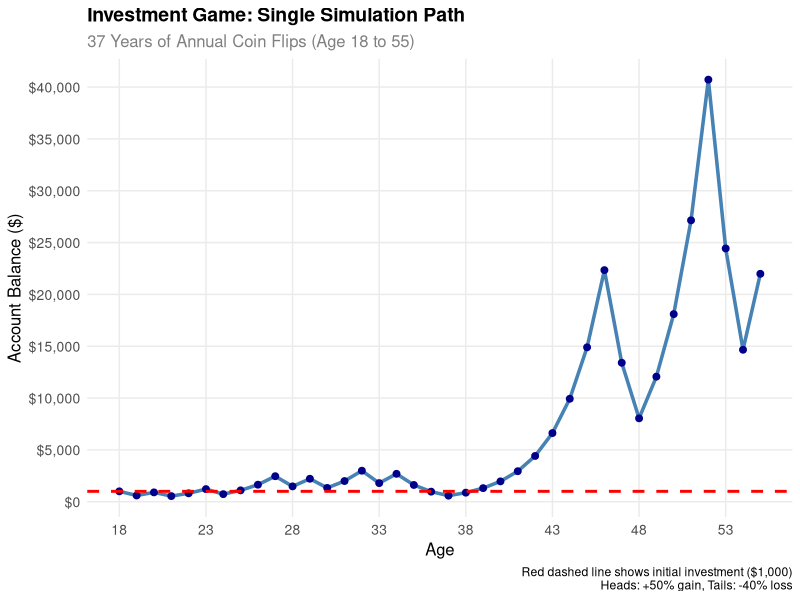
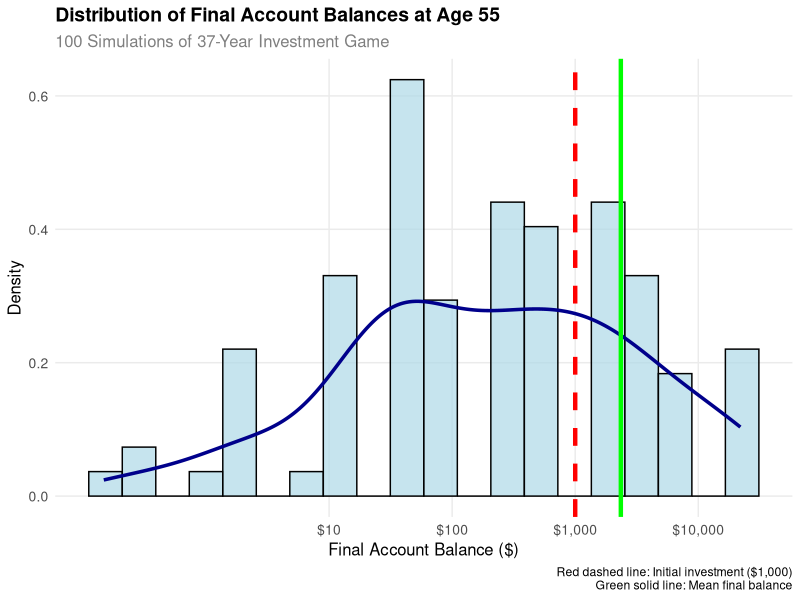
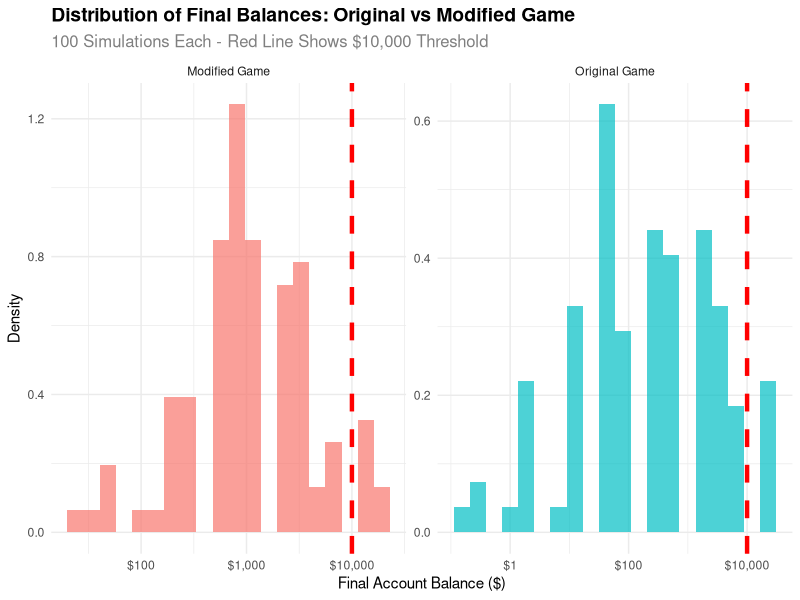
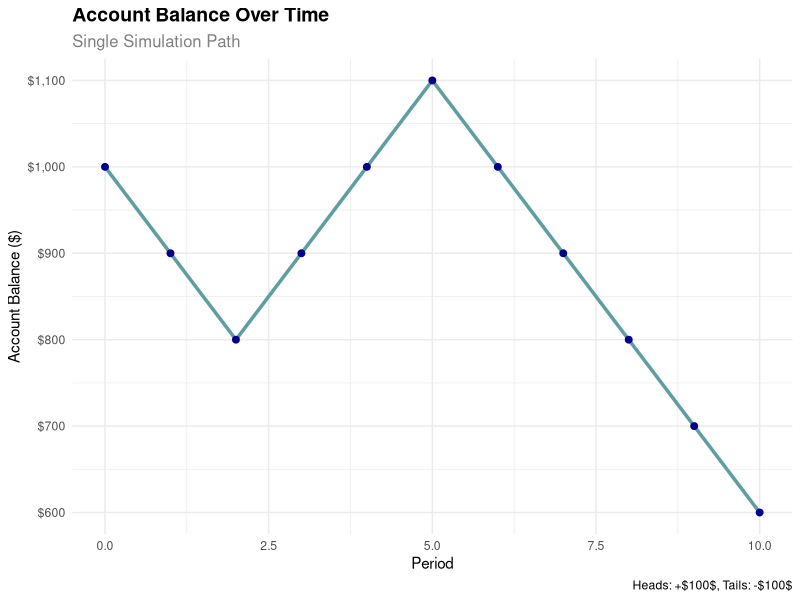
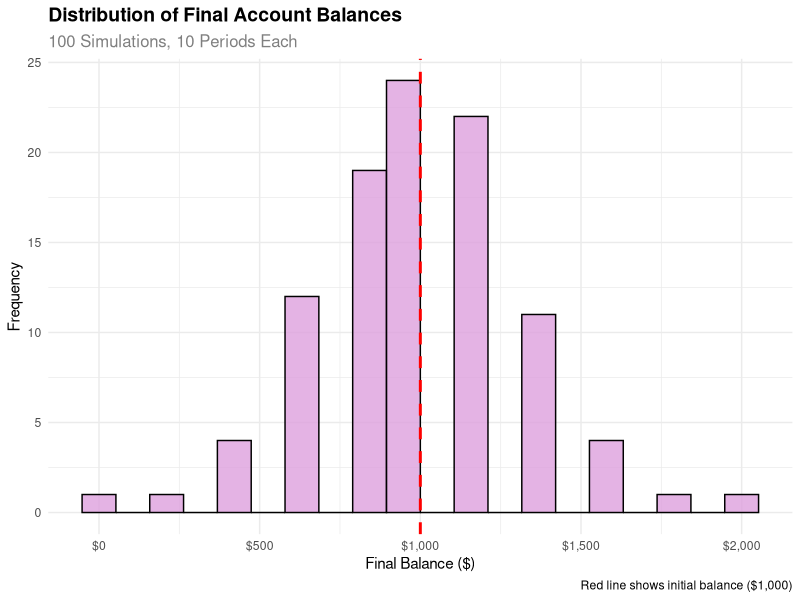

These figures' R source, in order:
## ---- chunk 1
#| label: expected-value-r
#| fig-cap: R calculation of expected value after 1 coin flip
#| echo: false

# Game parameters
initial_balance <- 1000
heads_multiplier <- 1.5  # +50% gain
tails_multiplier <- 0.6  # -40% loss
prob_heads <- 0.5
prob_tails <- 0.5

# Calculate possible outcomes
balance_heads <- initial_balance * heads_multiplier
balance_tails <- initial_balance * tails_multiplier

# Calculate expected value
expected_value <- prob_heads * balance_heads + prob_tails * balance_tails

# Display results
cat("Initial Balance: $", initial_balance, "\n")
cat("Balance if Heads (+50%): $", balance_heads, "\n")
cat("Balance if Tails (-40%): $", balance_tails, "\n")
cat("Probability of Heads: ", prob_heads, "\n")
cat("Probability of Tails: ", prob_tails, "\n")
cat("Expected Value: $", expected_value, "\n")
cat("Expected Gain/Loss: $", expected_value - initial_balance, "\n")
## ---- chunk 2
#| label: single-simulation-r
#| fig-cap: R single simulation of investment game over 37 years
#| echo: false

suppressPackageStartupMessages(library(tidyverse))
suppressPackageStartupMessages(library(ggplot2))

# Set seed for reproducibility
set.seed(123)

# Game parameters
initial_balance <- 1000
initial_age <- 18
final_age <- 55
n_years <- final_age - initial_age
heads_multiplier <- 1.5  # +50% gain
tails_multiplier <- 0.6  # -40% loss

# Simulate one complete path
simulate_investment_path <- function(initial_balance, n_years) {
  balance <- initial_balance
  path <- numeric(n_years + 1)
  path[1] <- initial_balance
  
  for (year in 1:n_years) {
    coin_flip <- rbinom(1, 1, 0.5)  # 1 = heads, 0 = tails
    if (coin_flip == 1) {
      balance <- balance * heads_multiplier  # +50% gain
    } else {
      balance <- balance * tails_multiplier  # -40% loss
    }
    path[year + 1] <- balance
  }
  
  return(path)
}

# Run single simulation
simulation_path <- simulate_investment_path(initial_balance, n_years)

# Create data frame for plotting
simulation_data <- tibble(
  age = initial_age:final_age,
  balance = simulation_path,
  year = 0:n_years
)

# Create the plot
p <- ggplot(simulation_data, aes(x = age, y = balance)) +
  geom_line(color = "steelblue", linewidth = 1.2) +
  geom_point(color = "darkblue", size = 2) +
  geom_hline(yintercept = initial_balance, color = "red", linetype = "dashed", linewidth = 1) +
  labs(
    title = "Investment Game: Single Simulation Path",
    subtitle = paste("37 Years of Annual Coin Flips (Age 18 to 55)"),
    x = "Age",
    y = "Account Balance ($)",
    caption = "Red dashed line shows initial investment ($1,000)\nHeads: +50% gain, Tails: -40% loss"
  ) +
  scale_y_continuous(
    labels = scales::dollar_format(),
    breaks = seq(0, max(simulation_data$balance) * 1.2, by = 5000)
  ) +
  scale_x_continuous(breaks = seq(18, 55, by = 5)) +
  theme_minimal() +
  theme(
    plot.title = element_text(size = 14, face = "bold"),
    plot.subtitle = element_text(size = 12, color = "gray50"),
    axis.title = element_text(size = 12),
    axis.text = element_text(size = 10),
    panel.grid.minor = element_blank()
  )

# Display the plot
print(p)

# Summary statistics
final_balance <- simulation_data$balance[nrow(simulation_data)]
total_return <- (final_balance - initial_balance) / initial_balance * 100
max_balance <- max(simulation_data$balance)
min_balance <- min(simulation_data$balance)

cat("\n=== SIMULATION SUMMARY ===\n")
cat("Initial Balance (Age 18): $", format(initial_balance, big.mark = ","), "\n")
cat("Final Balance (Age 55): $", format(final_balance, big.mark = ","), "\n")
cat("Total Return: ", round(total_return, 1), "%\n")
cat("Maximum Balance: $", format(max_balance, big.mark = ","), "\n")
cat("Minimum Balance: $", format(min_balance, big.mark = ","), "\n")
cat("Years with gains: ", sum(diff(simulation_data$balance) > 0), "\n")
cat("Years with losses: ", sum(diff(simulation_data$balance) < 0), "\n")
## ---- chunk 3
#| label: multiple-simulations-r
#| fig-cap: R distribution of final balances from 100 simulations
#| echo: false

suppressPackageStartupMessages(library(tidyverse))
suppressPackageStartupMessages(library(ggplot2))

# Set seed for reproducibility
set.seed(456)

# Game parameters
initial_balance <- 1000
initial_age <- 18
final_age <- 55
n_years <- final_age - initial_age
n_simulations <- 100
heads_multiplier <- 1.5  # +50% gain
tails_multiplier <- 0.6  # -40% loss

# Function to simulate one complete path and return final balance
simulate_final_balance <- function(initial_balance, n_years) {
  balance <- initial_balance
  
  for (year in 1:n_years) {
    coin_flip <- rbinom(1, 1, 0.5)  # 1 = heads, 0 = tails
    if (coin_flip == 1) {
      balance <- balance * heads_multiplier  # +50% gain
    } else {
      balance <- balance * tails_multiplier  # -40% loss
    }
  }
  
  return(balance)
}

# Run 100 simulations
final_balances <- replicate(n_simulations, simulate_final_balance(initial_balance, n_years))

# Create data frame for analysis
simulation_results <- tibble(
  simulation = 1:n_simulations,
  final_balance = final_balances
)

# Create histogram with density overlay
p <- ggplot(simulation_results, aes(x = final_balance)) +
  geom_histogram(aes(y = after_stat(density)), bins = 20, 
                 fill = "lightblue", alpha = 0.7, color = "black") +
  geom_density(color = "darkblue", linewidth = 1.2) +
  geom_vline(xintercept = initial_balance, color = "red", linetype = "dashed", linewidth = 1.5,
             label = "Initial Investment") +
  geom_vline(xintercept = mean(final_balances), color = "green", linetype = "solid", linewidth = 1.5,
             label = "Mean Final Balance") +
  labs(
    title = "Distribution of Final Account Balances at Age 55",
    subtitle = paste("100 Simulations of 37-Year Investment Game"),
    x = "Final Account Balance ($)",
    y = "Density",
    caption = "Red dashed line: Initial investment ($1,000)\nGreen solid line: Mean final balance"
  ) +
  scale_x_continuous(
    labels = scales::dollar_format(),
    trans = "log10",
    breaks = c(10, 100, 1000, 10000, 100000)
  ) +
  theme_minimal() +
  theme(
    plot.title = element_text(size = 14, face = "bold"),
    plot.subtitle = element_text(size = 12, color = "gray50"),
    axis.title = element_text(size = 12),
    axis.text = element_text(size = 10),
    panel.grid.minor = element_blank()
  )

# Display the plot
print(p)

# Summary statistics
mean_balance <- mean(final_balances)
median_balance <- median(final_balances)
sd_balance <- sd(final_balances)
min_balance <- min(final_balances)
max_balance <- max(final_balances)
prob_above_initial <- mean(final_balances > initial_balance)
prob_above_10000 <- mean(final_balances > 10000)

cat("\n=== 100 SIMULATIONS SUMMARY ===\n")
cat("Initial Investment: $", format(initial_balance, big.mark = ","), "\n")
cat("Mean Final Balance: $", format(mean_balance, big.mark = ",", digits = 2), "\n")
cat("Median Final Balance: $", format(median_balance, big.mark = ",", digits = 2), "\n")
cat("Standard Deviation: $", format(sd_balance, big.mark = ",", digits = 2), "\n")
cat("Minimum Final Balance: $", format(min_balance, big.mark = ",", digits = 2), "\n")
cat("Maximum Final Balance: $", format(max_balance, big.mark = ",", digits = 2), "\n")
cat("Probability > $1,000: ", round(prob_above_initial * 100, 1), "%\n")
cat("Probability > $10,000: ", round(prob_above_10000 * 100, 1), "%\n")
cat("Expected Value (1 year): $", format(initial_balance * 1.05, big.mark = ","), "\n")
cat("Expected Value (37 years): $", format(initial_balance * (1.05^37), big.mark = ",", digits = 2), "\n")
## ---- chunk 4
#| label: probability-analysis-r
#| fig-cap: R probability analysis of final balances
#| echo: false

# Use the same simulation results from the previous analysis
# (This assumes the previous code chunk was run)

# Calculate probability of ending above $1,000
prob_above_1000 <- mean(final_balances > 1000)

# Calculate additional probability thresholds
prob_above_500 <- mean(final_balances > 500)
prob_above_2000 <- mean(final_balances > 2000)
prob_above_5000 <- mean(final_balances > 5000)
prob_above_10000 <- mean(final_balances > 10000)

# Calculate percentiles
percentiles <- quantile(final_balances, probs = c(0.1, 0.25, 0.5, 0.75, 0.9, 0.95, 0.99))

cat("\n=== PROBABILITY ANALYSIS ===\n")
cat("Probability > $500: ", round(prob_above_500 * 100, 1), "%\n")
cat("Probability > $1,000: ", round(prob_above_1000 * 100, 1), "%\n")
cat("Probability > $2,000: ", round(prob_above_2000 * 100, 1), "%\n")
cat("Probability > $5,000: ", round(prob_above_5000 * 100, 1), "%\n")
cat("Probability > $10,000: ", round(prob_above_10000 * 100, 1), "%\n")

cat("\n=== PERCENTILE ANALYSIS ===\n")
cat("10th Percentile: $", format(percentiles[1], big.mark = ",", digits = 2), "\n")
cat("25th Percentile: $", format(percentiles[2], big.mark = ",", digits = 2), "\n")
cat("50th Percentile (Median): $", format(percentiles[3], big.mark = ",", digits = 2), "\n")
cat("75th Percentile: $", format(percentiles[4], big.mark = ",", digits = 2), "\n")
cat("90th Percentile: $", format(percentiles[5], big.mark = ",", digits = 2), "\n")
cat("95th Percentile: $", format(percentiles[6], big.mark = ",", digits = 2), "\n")
cat("99th Percentile: $", format(percentiles[7], big.mark = ",", digits = 2), "\n")

# Create a probability summary table
prob_summary <- tibble(
  Threshold = c("$500", "$1,000", "$2,000", "$5,000", "$10,000"),
  Probability = c(prob_above_500, prob_above_1000, prob_above_2000, prob_above_5000, prob_above_10000),
  Percentage = round(c(prob_above_500, prob_above_1000, prob_above_2000, prob_above_5000, prob_above_10000) * 100, 1)
)

cat("\n=== PROBABILITY SUMMARY TABLE ===\n")
print(prob_summary)
## ---- chunk 5
#| label: strategy-comparison-r
#| fig-cap: R comparison of original vs modified game strategies
#| echo: false

suppressPackageStartupMessages(library(tidyverse))
suppressPackageStartupMessages(library(ggplot2))

# Set seed for reproducibility
set.seed(789)

# Game parameters
initial_balance <- 1000
initial_age <- 18
final_age <- 55
n_years <- final_age - initial_age
n_simulations <- 100

# Function to simulate modified game strategy
simulate_modified_game <- function(initial_balance, n_years) {
  balance <- initial_balance
  
  for (year in 1:n_years) {
    # Calculate bet (50% of current balance)
    bet <- balance * 0.5
    
    # Coin flip
    coin_flip <- rbinom(1, 1, 0.5)  # 1 = heads, 0 = tails
    
    if (coin_flip == 1) {
      # Heads: bet increases by 50%
      bet_outcome <- bet * 1.5
    } else {
      # Tails: bet decreases by 40%
      bet_outcome <- bet * 0.6
    }
    
    # New balance = safe 50% + bet outcome
    balance <- (balance - bet) + bet_outcome
  }
  
  return(balance)
}

# Run 100 simulations for modified game
modified_final_balances <- replicate(n_simulations, simulate_modified_game(initial_balance, n_years))

# Calculate probabilities for modified game
prob_modified_above_1000 <- mean(modified_final_balances > 1000)
prob_modified_above_10000 <- mean(modified_final_balances > 10000)

# Get original game probabilities (from previous analysis)
prob_original_above_1000 <- mean(final_balances > 1000)
prob_original_above_10000 <- mean(final_balances > 10000)

# Create comparison data frame
comparison_data <- tibble(
  Strategy = c("Original Game", "Modified Game"),
  Prob_Above_1000 = c(prob_original_above_1000, prob_modified_above_1000),
  Prob_Above_10000 = c(prob_original_above_10000, prob_modified_above_10000),
  Mean_Final_Balance = c(mean(final_balances), mean(modified_final_balances)),
  Median_Final_Balance = c(median(final_balances), median(modified_final_balances))
)

# Create side-by-side histogram
combined_data <- tibble(
  Strategy = c(rep("Original Game", n_simulations), rep("Modified Game", n_simulations)),
  Final_Balance = c(final_balances, modified_final_balances)
)

p <- ggplot(combined_data, aes(x = Final_Balance, fill = Strategy)) +
  geom_histogram(aes(y = after_stat(density)), bins = 20, alpha = 0.7, position = "identity") +
  geom_vline(xintercept = 10000, color = "red", linetype = "dashed", linewidth = 1.5) +
  facet_wrap(~ Strategy, scales = "free") +
  labs(
    title = "Distribution of Final Balances: Original vs Modified Game",
    subtitle = "100 Simulations Each - Red Line Shows $10,000 Threshold",
    x = "Final Account Balance ($)",
    y = "Density"
  ) +
  scale_x_continuous(
    labels = scales::dollar_format(),
    trans = "log10"
  ) +
  theme_minimal() +
  theme(
    plot.title = element_text(size = 14, face = "bold"),
    plot.subtitle = element_text(size = 12, color = "gray50"),
    legend.position = "none"
  )

print(p)

# Summary statistics
cat("\n=== STRATEGY COMPARISON RESULTS ===\n")
cat("Original Game:\n")
cat("  Probability > $1,000: ", round(prob_original_above_1000 * 100, 1), "%\n")
cat("  Probability > $10,000: ", round(prob_original_above_10000 * 100, 1), "%\n")
cat("  Mean Final Balance: $", format(mean(final_balances), big.mark = ",", digits = 2), "\n")
cat("  Median Final Balance: $", format(median(final_balances), big.mark = ",", digits = 2), "\n")

cat("\nModified Game:\n")
cat("  Probability > $1,000: ", round(prob_modified_above_1000 * 100, 1), "%\n")
cat("  Probability > $10,000: ", round(prob_modified_above_10000 * 100, 1), "%\n")
cat("  Mean Final Balance: $", format(mean(modified_final_balances), big.mark = ",", digits = 2), "\n")
cat("  Median Final Balance: $", format(median(modified_final_balances), big.mark = ",", digits = 2), "\n")

cat("\n=== COMPARISON TABLE ===\n")
print(comparison_data)

# Answer the specific question
cat("\n=== ANSWER TO QUESTION 6 ===\n")
cat("Probability > $10,000 in Modified Game: ", round(prob_modified_above_10000 * 100, 1), "%\n")
cat("Probability > $10,000 in Original Game: ", round(prob_original_above_10000 * 100, 1), "%\n")

if (prob_modified_above_10000 > prob_original_above_10000) {
  cat("The probability is HIGHER in the modified game.\n")
} else {
  cat("The probability is LOWER in the modified game.\n")
}
## ---- chunk 6
#| label: simple-sim-r
#| fig-cap: R simulation of coin flip game
#| echo: false

suppressPackageStartupMessages(library(tidyverse))

# Set seed for reproducibility
set.seed(123)

# Number of simulations
n_sims <- 10

# Create simulation data
sim_data <- tibble(
  sim_num = 1:n_sims,
  coin_flip = rbinom(n = n_sims, size = 1, prob = 0.5)
) %>%
  mutate(
    winnings = if_else(coin_flip == 1, 100, -100)
  )

# Display results
sim_data
## ---- chunk 7
#| label: timeseries-sim-r
#| fig-cap: R time-series simulation of account balance
#| echo: false

suppressPackageStartupMessages(library(tidyverse))
suppressPackageStartupMessages(library(ggplot2))

# Set seed for reproducibility
set.seed(456)

# Parameters
initial_balance <- 1000
n_periods <- 10
n_sims <- 1  # Start with one simulation

# Simulate one path
simulate_path <- function(initial, periods) {
  balance <- initial
  path <- numeric(periods + 1)
  path[1] <- initial
  
  for (i in 1:periods) {
    coin_flip <- rbinom(1, 1, 0.5)
    if (coin_flip == 1) {
      balance <- balance + 100
    } else {
      balance <- balance - 100
    }
    path[i + 1] <- balance
  }
  
  return(path)
}

# Run simulation
time_series_data <- tibble(
  period = 0:n_periods,
  balance = simulate_path(initial_balance, n_periods)
)

# Create time series plot
ggplot(time_series_data, aes(x = period, y = balance)) +
  geom_line(color = "cadetblue", linewidth = 1.2) +
  geom_point(color = "darkblue", size = 2) +
  labs(
    title = "Account Balance Over Time",
    subtitle = "Single Simulation Path",
    x = "Period",
    y = "Account Balance ($)",
    caption = "Heads: +$100$, Tails: -$100$"
  ) +
  scale_y_continuous(labels = scales::dollar_format()) +
  theme_minimal() +
  theme(
    plot.title = element_text(size = 14, face = "bold"),
    plot.subtitle = element_text(size = 12, color = "gray50")
  )

# Show the data
time_series_data
## ---- chunk 8
#| label: distribution-sim-r
#| fig-cap: R probability distribution of final balances
#| echo: false

suppressPackageStartupMessages(library(tidyverse))
suppressPackageStartupMessages(library(ggplot2))

# Set seed for reproducibility
set.seed(789)

# Parameters
initial_balance <- 1000
n_periods <- 10
n_sims <- 100  # Multiple simulations

# Simulate multiple paths
simulate_final_balance <- function(initial, periods) {
  balance <- initial
  for (i in 1:periods) {
    coin_flip <- rbinom(1, 1, 0.5)
    if (coin_flip == 1) {
      balance <- balance + 100  # $100 gain
    } else {
      balance <- balance - 100  # $100 loss
    }
  }
  return(balance)
}

# Run multiple simulations
final_balances <- replicate(n_sims, simulate_final_balance(initial_balance, n_periods))

# Create data frame
distribution_data <- tibble(
  sim_num = 1:n_sims,
  final_balance = final_balances
)

# Create histogram
ggplot(distribution_data, aes(x = final_balance)) +
  geom_histogram(bins = 20, fill = "plum", alpha = 0.8, color = "black") +
  geom_vline(xintercept = initial_balance, color = "red", linetype = "dashed", linewidth = 1) +
  labs(
    title = "Distribution of Final Account Balances",
    subtitle = paste("100 Simulations,", n_periods, "Periods Each"),
    x = "Final Balance ($)",
    y = "Frequency",
    caption = "Red line shows initial balance ($1,000)"
  ) +
  scale_x_continuous(labels = scales::dollar_format()) +
  theme_minimal() +
  theme(
    plot.title = element_text(size = 14, face = "bold"),
    plot.subtitle = element_text(size = 12, color = "gray50")
  )

# Summary statistics
summary_stats <- distribution_data %>%
  summarise(
    mean_balance = mean(final_balance),
    median_balance = median(final_balance),
    prob_above_initial = mean(final_balance > initial_balance)
  )

print("Summary Statistics:")
summary_stats
